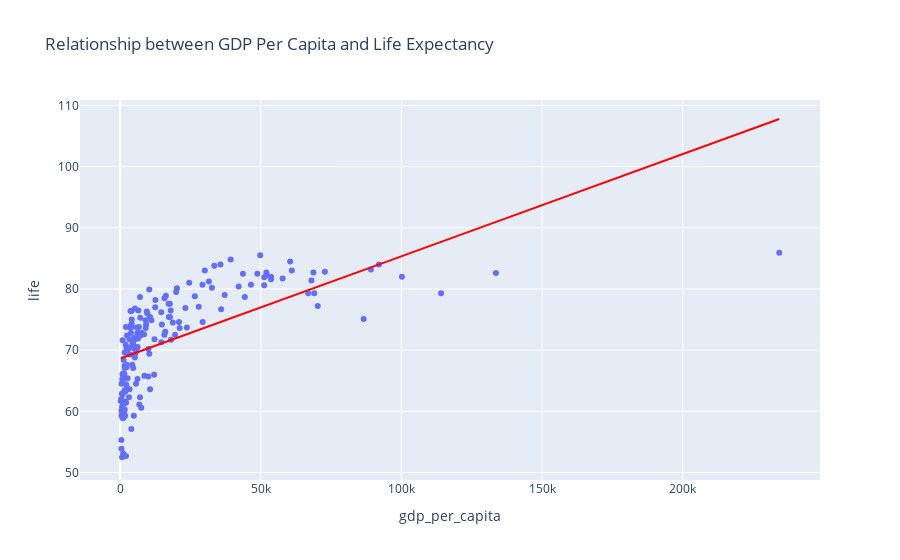

The cell this chart's notebook holds for it:
### Code cell
create_graph(df1)

### Figure 1 — Plotly figure (JSON) as saved in the notebook; plotly's stock layout.template omitted (floating-point values rounded to 4 significant figures; data arrays with more than 128 entries replaced by an {"elided": "..."} marker saying what was removed)
{"data": [{"hovertemplate": "<b>%{hovertext}</b><br><br>gdp_per_capita=%{x}<br>life=%{y}<extra></extra>", "hovertext": {"elided": "217 str values"}, "legendgroup": "", "marker": {"color": "#636efa", "symbol": "circle"}, "mode": "markers", "name": "", "orientation": "v", "showlegend": false, "type": "scatter", "x": {"elided": "217 float values"}, "xaxis": "x", "y": {"elided": "217 float values"}, "yaxis": "y"}, {"hovertemplate": "<b>OLS trendline</b><br>life = 0.000167009 * gdp_per_capita + 68.6396<br>R<sup>2</sup>=0.389444<br><br>gdp_per_capita=%{x}<br>life=%{y} <b>(trend)</b><extra></extra>", "legendgroup": "", "line": {"color": "red"}, "marker": {"color": "#636efa", "symbol": "circle"}, "mode": "lines", "name": "", "showlegend": false, "type": "scatter", "x": {"elided": "177 float values"}, "xaxis": "x", "y": {"elided": "177 float values"}, "yaxis": "y"}], "layout": {"legend": {"tracegroupgap": 0}, "title": {"text": "Relationship between GDP Per Capita and Life Expectancy"}, "xaxis": {"anchor": "y", "domain": [0, 1], "title": {"text": "gdp_per_capita"}}, "yaxis": {"anchor": "x", "domain": [0, 1], "title": {"text": "life"}}}}
